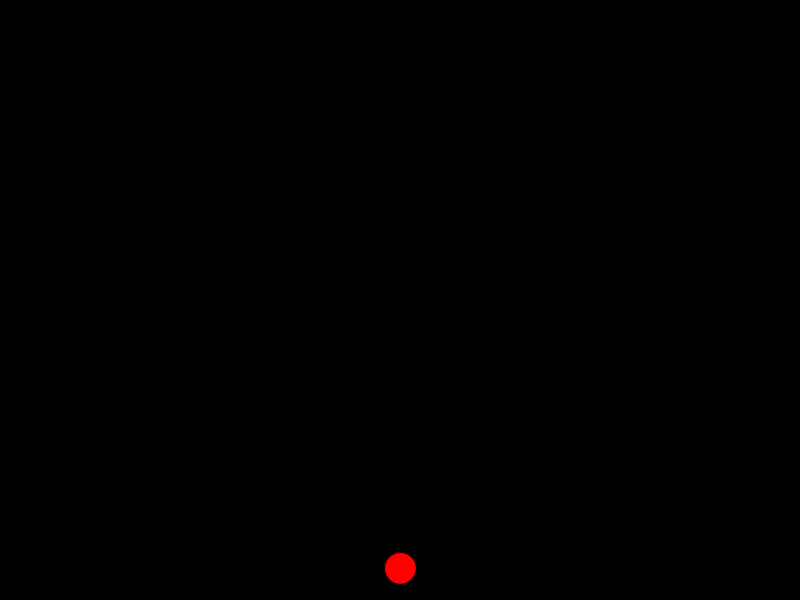
Frame 1 (no input)
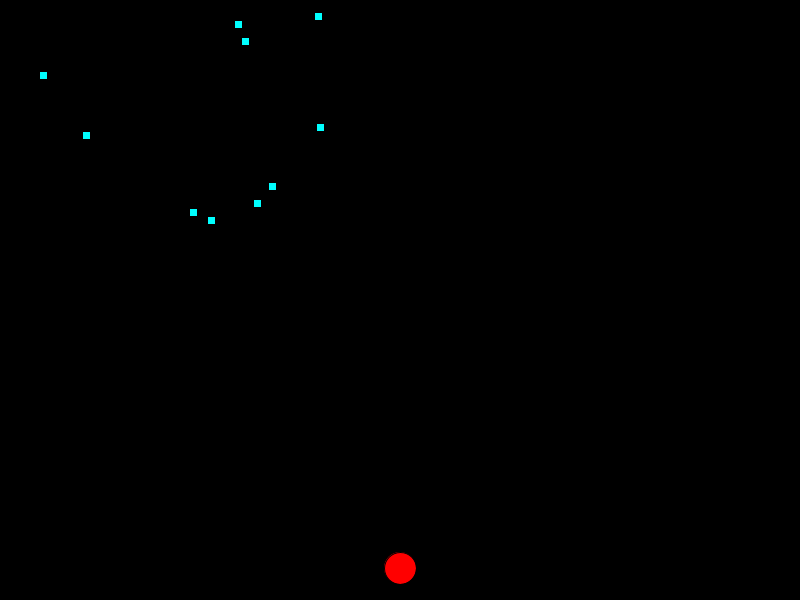
Frame 60 (the mouse pressed at the canvas centre just before this capture)
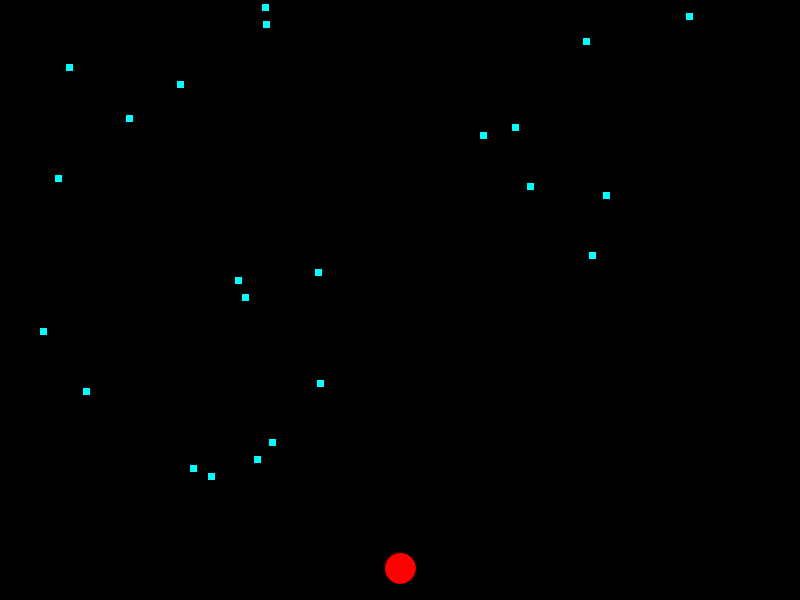
Frame 120 (the mouse held since frame 60 and released just before this capture)

The Processing sketch that drew these frames (run headless with seeded random() and noise(); from frame 60 on, the mouse is pressed at the canvas centre):

// Processing sketch: FlakySuperpower
// ── FlakySuperpower.pde
float prevTime;

final float SCREEN_WIDTH  = 800;
final float SCREEN_HEIGHT = 600;

Player player;

BulletSpawner spawner;

void setup()
{
  
    size(800, 600);
    prevTime = millis();
    
    float playerSize = 32;
    player = new Player(SCREEN_WIDTH / 2, SCREEN_HEIGHT - playerSize, playerSize, playerSize);
    
    
    spawner = new BulletSpawner();
}

void draw()
{
    float currTime = millis();
    float dt = (currTime - prevTime) / 1000f;
    prevTime = currTime;
    
    
    update(dt);
    render();
}



void update(float dt)
{
    player.update(dt);
    
    spawner.update(dt);
}

void render()
{
    background(0);
    
    player.render();
    
    spawner.render();
}

// ── Bullet.pde
class Bullet
{
    float x;
    float y;
    
    final float WIDTH;
    final float HEIGHT;
    
    
    final float SPEED;
    
    final PVector DIR; 
    
    Bullet(float x, float y, float w, float h, float speed, PVector dir)
    {
        this.x = x;
        this.y = y;
        this.WIDTH = w;
        this.HEIGHT = h;
        this.SPEED = speed;
        this.DIR = dir.normalize();
    }
    
    void update(float dt)
    {
        x += DIR.x * SPEED * dt;
        y += DIR.y * SPEED * dt;
    }
    
    void render()
    {
       fill(0, 255f, 255f, 255f);
       rect(x, y, WIDTH, HEIGHT); 
    }
}

// ── BulletSpawner.pde
class BulletSpawner
{
 
    ArrayList<Bullet> bullets = new ArrayList<Bullet>();
  
    float chanceToShoot = 0.5f;
    float elapsed = 0;
  
  
    void update(float dt)
    {
        if(elapsed > 0.25f)
        {
           elapsed -= dt;
           
           if(random(0f, 1f) > chanceToShoot)
           {
             float x = random(0, SCREEN_WIDTH);
             float y =  -5;
             float w = 8;
             float h = 8;
             
             float speed = 256;
             PVector dir = new PVector(0, 1);
             
             Bullet b = new Bullet(x, y, w, h, speed, dir);
             bullets.add(b);
           }
        }
        else
        {
          elapsed += dt;
        }
        
        for(Bullet b : bullets)
        {
          b.update(dt);
        }
    }
    
    void render()
    {
        for(Bullet b: bullets)
        {
           b.render(); 
        }
    }
}

// ── Input.pde
void keyPressed()
{
    if(key == ' ')  Input.key_space = true;
    

    if(key == 'a')  Input.key_a = true;
    if(key == 'b')  Input.key_b = true;
    if(key == 'c')  Input.key_c = true;
    if(key == 'd')  Input.key_d = true;
    if(key == 'e')  Input.key_e = true;
    if(key == 'f')  Input.key_f = true;
    if(key == 'g')  Input.key_g = true;
    if(key == 'h')  Input.key_h = true;
    if(key == 'i')  Input.key_i = true;
    if(key == 'j')  Input.key_j = true;
    if(key == 'k')  Input.key_k = true;
    if(key == 'l')  Input.key_l = true;
    if(key == 'm')  Input.key_m = true;
    if(key == 'n')  Input.key_n = true;
    if(key == 'o')  Input.key_o = true;
    if(key == 'p')  Input.key_p = true;
    if(key == 'q')  Input.key_q = true;
    if(key == 'r')  Input.key_r = true;
    if(key == 's')  Input.key_s = true;
    if(key == 't')  Input.key_t = true;
    if(key == 'u')  Input.key_u = true;
    if(key == 'v')  Input.key_v = true;
    if(key == 'w')  Input.key_w = true;
    if(key == 'x')  Input.key_x = true;
    if(key == 'y')  Input.key_y = true;
    if(key == 'z')  Input.key_z = true;

    if(keyCode == LEFT)  Input.key_left = true;
        if(keyCode == UP) Input.key_up = true;
    if(keyCode == DOWN) Input.key_down = true;
    if(keyCode == RIGHT)  Input.key_right = true;
    
}

void keyReleased()
{
    if(key == ' ')  Input.key_space = false;
    
    if(key == 'a')  Input.key_a = false;
    if(key == 'b')  Input.key_b = false;
    if(key == 'c')  Input.key_c = false;
    if(key == 'd')  Input.key_d = false;
    if(key == 'e')  Input.key_e = false;
    if(key == 'f')  Input.key_f = false;
    if(key == 'g')  Input.key_g = false;
    if(key == 'h')  Input.key_h = false;
    if(key == 'i')  Input.key_i = false;
    if(key == 'j')  Input.key_j = false;
    if(key == 'k')  Input.key_k = false;
    if(key == 'l')  Input.key_l = false;
    if(key == 'm')  Input.key_m = false;
    if(key == 'n')  Input.key_n = false;
    if(key == 'o')  Input.key_o = false;
    if(key == 'p')  Input.key_p = false;
    if(key == 'q')  Input.key_q = false;
    if(key == 'r')  Input.key_r = false;
    if(key == 's')  Input.key_s = false;
    if(key == 't')  Input.key_t = false;
    if(key == 'u')  Input.key_u = false;
    if(key == 'v')  Input.key_v = false;
    if(key == 'w')  Input.key_w = false;
    if(key == 'x')  Input.key_x = false;
    if(key == 'y')  Input.key_y = false;
    if(key == 'z')  Input.key_z = false;

    if(keyCode == LEFT)  Input.key_left = false;
    if(keyCode == UP) Input.key_up = false;
    if(keyCode == DOWN) Input.key_down = false;
    if(keyCode == RIGHT) Input.key_right = false;
    
}

static class Input
{
  //GLOBALS FOR INPUT//////////////////////////////////////////////////////
  static boolean key_space = false;
  
  static boolean key_left = false;
  static boolean key_right = false;
  static boolean key_up = false;
  static boolean key_down = false;
  
  static boolean key_a = false;
  static boolean key_b = false;
  static boolean key_c = false;
  static boolean key_d = false;
  static boolean key_e = false;
  static boolean key_f = false;
  static boolean key_g = false;
  static boolean key_h = false;
  static boolean key_i = false;
  static boolean key_j = false;
  static boolean key_k = false;
  static boolean key_l = false;
  static boolean key_m = false;
  static boolean key_n = false;
  static boolean key_o = false;
  static boolean key_p = false;
  static boolean key_q = false;
  static boolean key_r = false;
  static boolean key_s = false;
  static boolean key_t = false;
  static boolean key_u = false;
  static boolean key_v = false;
  static boolean key_w = false;
  static boolean key_x = false;
  static boolean key_y = false;
  static boolean key_z = false;
  
  
//GLOBALS FOR INPUT//////////////////////////////////////////////////////
}

// ── Player.pde
class Player// extends Entity
{
  
    float x; 
    float y;
    
    final float WIDTH;
    final float HEIGHT;

    Player(float x, float y, float w, float h)
    {
        this.x = x;
        this.y = y;
        this.WIDTH = w;
        this.HEIGHT = h;
    }

    void update(float dt)
    {
       PVector move = new PVector(0, 0);
       
       float speed = 256f;
       
       if(Input.key_w)
       {
           move.y -= 1;
       }
       if(Input.key_s)
       {
           move.y += 1;
       }
       
       if(Input.key_a)
       {
           move.x -= 1;
       }
       if(Input.key_d)
       {
           move.x += 1;
       }
       move.normalize();
       move.mult(speed);
                 
       x += move.x * dt;
       y += move.y * dt;
    }

    void render()
    {
        fill(255, 0, 0, 255);
        ellipse(x, y, WIDTH, HEIGHT);
    }
}
